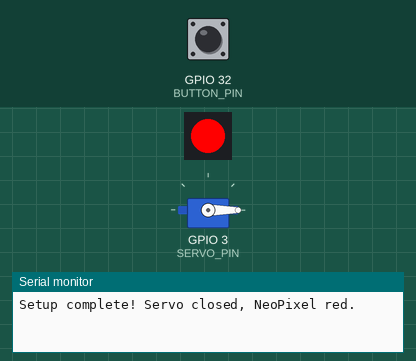
A sketch run on a simulated ESP32. On the bench: servo, 1 RGB LEDs in strip order, left to right, the last lines printed to the serial monitor. Inputs (shaded band) come from the test bench; at power-on: GPIO 32 (BUTTON_PIN) HIGH.

Above: at 1.2 s.
1.3 s: GPIO 32 (BUTTON_PIN) pulled LOW for 0.15 s
At 2.1 s:
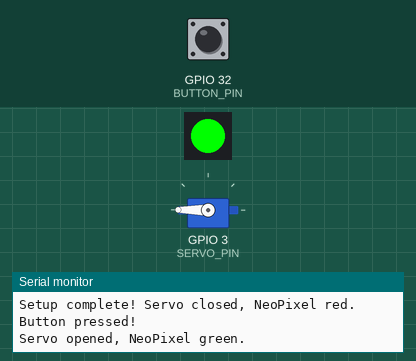
2.9 s: GPIO 32 (BUTTON_PIN) pulled LOW for 1 s
At 3.3 s:
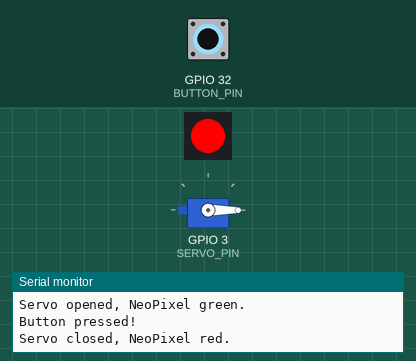
5.4 s: GPIO 32 (BUTTON_PIN) pulled LOW for 3.2 s
At 6.4 s:
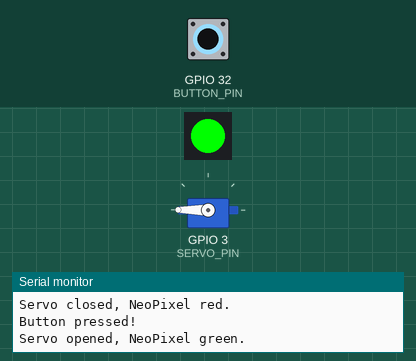
Timing chart, 0 to 8.4 s (numbered marks = the images above; inputs shaded):
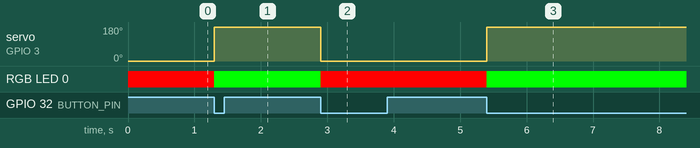

Measured:
- after the input at 1.3 s, servo on GPIO 3 (SERVO_PIN): 0° → 180° at once; RGB LED 0: RGB(255, 0, 0) → RGB(0, 255, 0) at once
- after the input at 2.9 s, servo on GPIO 3 (SERVO_PIN): 180° → 0° at once; RGB LED 0: RGB(0, 255, 0) → RGB(255, 0, 0) at once
- after the input at 5.4 s, servo on GPIO 3 (SERVO_PIN): 0° → 180° at once; RGB LED 0: RGB(255, 0, 0) → RGB(0, 255, 0) at once

The sketch:

TestCodeButtonServo.ino
```cpp
//Jordan Pesavento

#include <ESP32Servo.h>
#include <Adafruit_NeoPixel.h>

// Pin definitions
#define BUTTON_PIN A4  // GPIO A4 for the button
#define SERVO_PIN 3    // GPIO 3 for the servo
#define NEOPIXEL_PIN 33 // GPIO for the onboard NeoPixel (usually pin 33 for built-in)
#define NUM_PIXELS 1   // Number of NeoPixels

// Servo and NeoPixel objects
Servo myServo;
Adafruit_NeoPixel strip(NUM_PIXELS, NEOPIXEL_PIN, NEO_GRB + NEO_KHZ800);

// Servo states
bool isServoOpen = false;
bool buttonState = false;
bool lastButtonState = HIGH;  // To track previous button state for debouncing

int servoPosOpen = 180;  // Open position of the servo
int servoPosClosed = 0;  // Closed position of the servo

void setup() {
  Serial.begin(115200);              // Initialize serial for debugging
  pinMode(BUTTON_PIN, INPUT_PULLUP); // Set button pin as input with pull-up
  myServo.attach(SERVO_PIN);         // Attach the servo
  strip.begin();                     // Initialize the NeoPixel strip
  strip.show();                      // Initialize all pixels to 'off'

  // Start with servo closed and NeoPixel red
  myServo.write(servoPosClosed);
  setNeoPixelColor(255, 0, 0); // Red for closed
  Serial.println("Setup complete! Servo closed, NeoPixel red.");
}

void loop() {
  // Read the button state
  int reading = digitalRead(BUTTON_PIN);

  // Check if the button was pressed (transition from HIGH to LOW)
  if (reading == LOW && lastButtonState == HIGH) {
    buttonState = !buttonState;  // Toggle the button state
    Serial.println("Button pressed!");

    if (isServoOpen) {
      // Close the servo and set NeoPixel to red
      myServo.write(servoPosClosed);
      setNeoPixelColor(255, 0, 0);  // Red for closed
      Serial.println("Servo closed, NeoPixel red.");
    } else {
      // Open the servo and set NeoPixel to green
      myServo.write(servoPosOpen);
      setNeoPixelColor(0, 255, 0);  // Green for open
      Serial.println("Servo opened, NeoPixel green.");
    }

    isServoOpen = !isServoOpen;  // Toggle the servo state
    delay(200);  // Debounce delay
  }

  // Update lastButtonState for next loop iteration
  lastButtonState = reading;
}

// Function to set NeoPixel color
void setNeoPixelColor(uint8_t r, uint8_t g, uint8_t b) {
  strip.setPixelColor(0, strip.Color(r, g, b));
  strip.show();
}
```
